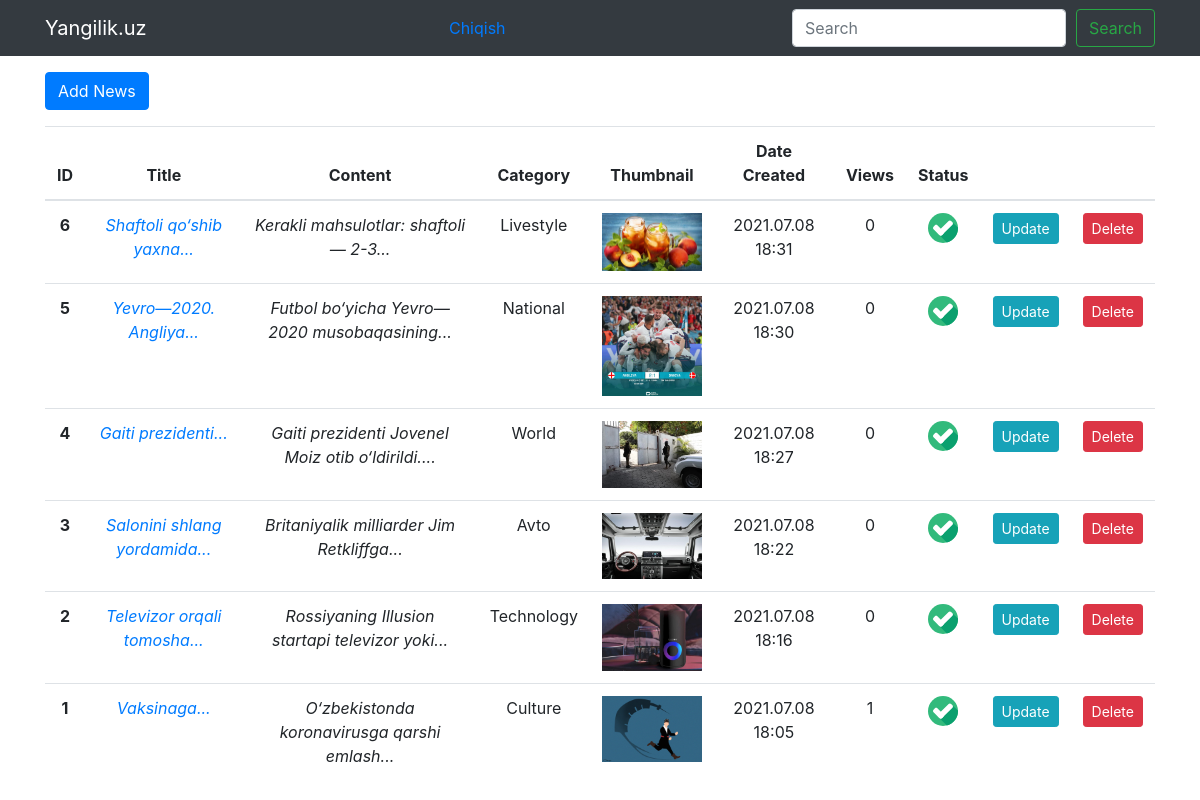
/admin/news/ (signed in), run on the app's committed database.
### models.py (models this page shows, shortened)
class News(db.Model):
    id = db.Column('id', db.Integer, primary_key = True)
    title = db.Column('Sarlavha', db.String(255))
    slug = db.Column("Slug", db.String(255))
    content = db.Column('Mazmuni', db.Text)
    datetime = db.Column('Sana', db.DateTime, default=datetime.now)
    views = db.Column("Ko'rishlar soni", db.Integer, default=0)
    is_published = db.Column("Chop etilishi", db.Boolean)
    photo = db.Column("Muqova rasmi",db.String(255))
    cat_id = db.Column(db.Integer,db.ForeignKey("category.id"),nullable = True)

class Category(db.Model):
    id = db.Column('id', db.Integer, primary_key = True)
    name = db.Column('Kategoriya nomi', db.String(255))

### admin_news_views.py (the view, shortened to what this page needs)
@app.route("/admin/news/")
def admin_news_list_view():
    username = session.get("login",None)
    password = session.get("password",None)
    if not username and not password:
        return redirect(url_for("login"))
    all_news = News.query.order_by(News.id.desc()).all()
    return render_template("admin/news_list.html", yangiliklar = all_news)

### context.py (called while the page is built)
@app.context_processor
def category_context_manager():
    cats = Category.query.all()
    return {"kategoriyalar": cats}

### templates/admin/news_list.html
{% extends "admin/base.html" %}
{% block main %}
<div class="container">
  <a href="{{ url_for('add_news_view') }}" class="btn btn-primary mt-3">Add News</a>
<table class="table mt-3">
    <thead>
      <tr style="text-align: center;">
        <th scope="col">ID</th>
        <th scope="col">Title</th>
        <th scope="col">Content</th>
        <th scope="col">Category</th>
        <th scope="col">Thumbnail</th>
        <th scope="col">Date Created</th>
        <th scope="col">Views</th>
        <th scope="col">Status</th>
        <th scope="col"></th>
        <th scope="col"></th>
      </tr>
    </thead>
    <tbody>
      {% for yangilik in yangiliklar %}
      <tr style="text-align: center;">
        <th scope="row">{{yangilik.id}}</th>
        <td>
          <a href="{{ url_for('update_news_view', _id = yangilik.id) }}">
            <i> {{yangilik.title | truncate(30)}}</i>
         </a>
        </td>
        <td><i> {{yangilik.content | truncate(50)}}</i></td>
        <td>
          {% for kat in kategoriyalar %}
            {% if kat.id == yangilik.cat_id %}
              {{ kat.name }}
            {% endif %}
          {% endfor %}
        </td>
        <td>
          {% if yangilik.photo %}
          <img src="{{ url_for('static',filename='uploads/images/'~ yangilik.photo) }}" class="img-thumnail" style="width:100px;">
          {% else %}
            <i>Unknown image</i>
          {% endif %}
        </td>
        <td>{{yangilik.datetime.strftime("%Y.%m.%d %H:%M")}}</td>
        <td>{{yangilik.views}}</td>
        <td>
          {% if yangilik.is_published %}
            <a href="{{ url_for('admin_news_list_view',action = 'make_inactive', _id=yangilik.id) }}">
              <img src="{{ url_for('static',filename='/images/icons/active-chek.svg') }}"style = "width:30px">
            </a>
          {% else %}
            <a href="{{ url_for('admin_news_list_view',action = 'make_active', _id=yangilik.id) }}">
              <img src="{{ url_for('static',filename='/images/icons/inactive-chek.svg') }}"style = "width:30px">
          </a>
          {% endif%}
        </td>
        <td>
          <a href="{{ url_for('update_news_view', _id = yangilik.id) }}" class="btn btn-info btn-sm">Update</a>
        </td>
        <td>
          <a href="{{ url_for('admin_news_list_view' ,action = 'delete', _id = yangilik.id ) }}" class="btn btn-danger btn-sm">Delete</a>
        </td>
      </tr>
      {% endfor %}
    </tbody>
  </table>
</div>
{% endblock main %}

### data on the page
News: id "6", title "Shaftoli qo‘shib yaxna...", content "Kerakli mahsulotlar: shaftoli — 2-3...", Muqova rasmi (picture), datetime "2021.07.08 18:31", views "0", Chop etilishi True (drawn)
Category: name "Livestyle"
News: id "5", title "Yevro—2020. Angliya...", content "Futbol bo‘yicha Yevro—2020 musobaqasining...", Muqova rasmi (picture), datetime "2021.07.08 18:30", views "0", Chop etilishi True (drawn)
Category: name "National"
News: id "4", title "Gaiti prezidenti...", content "Gaiti prezidenti Jovenel Moiz otib o‘ldirildi....", Muqova rasmi (picture), datetime "2021.07.08 18:27", views "0", Chop etilishi True (drawn)
Category: name "World"
News: id "3", title "Salonini shlang yordamida...", content "Britaniyalik milliarder Jim Retkliffga...", Muqova rasmi (picture), datetime "2021.07.08 18:22", views "0", Chop etilishi True (drawn)
Category: name "Avto"
News: id "2", title "Televizor orqali tomosha...", content "Rossiyaning Illusion startapi televizor yoki...", Muqova rasmi (picture), datetime "2021.07.08 18:16", views "0", Chop etilishi True (drawn)
Category: name "Technology"
News: id "1", title "Vaksinaga...", content "O‘zbekistonda koronavirusga qarshi emlash...", Muqova rasmi (picture), datetime "2021.07.08 18:05", views "1", Chop etilishi True (drawn)
Category: name "Culture"
